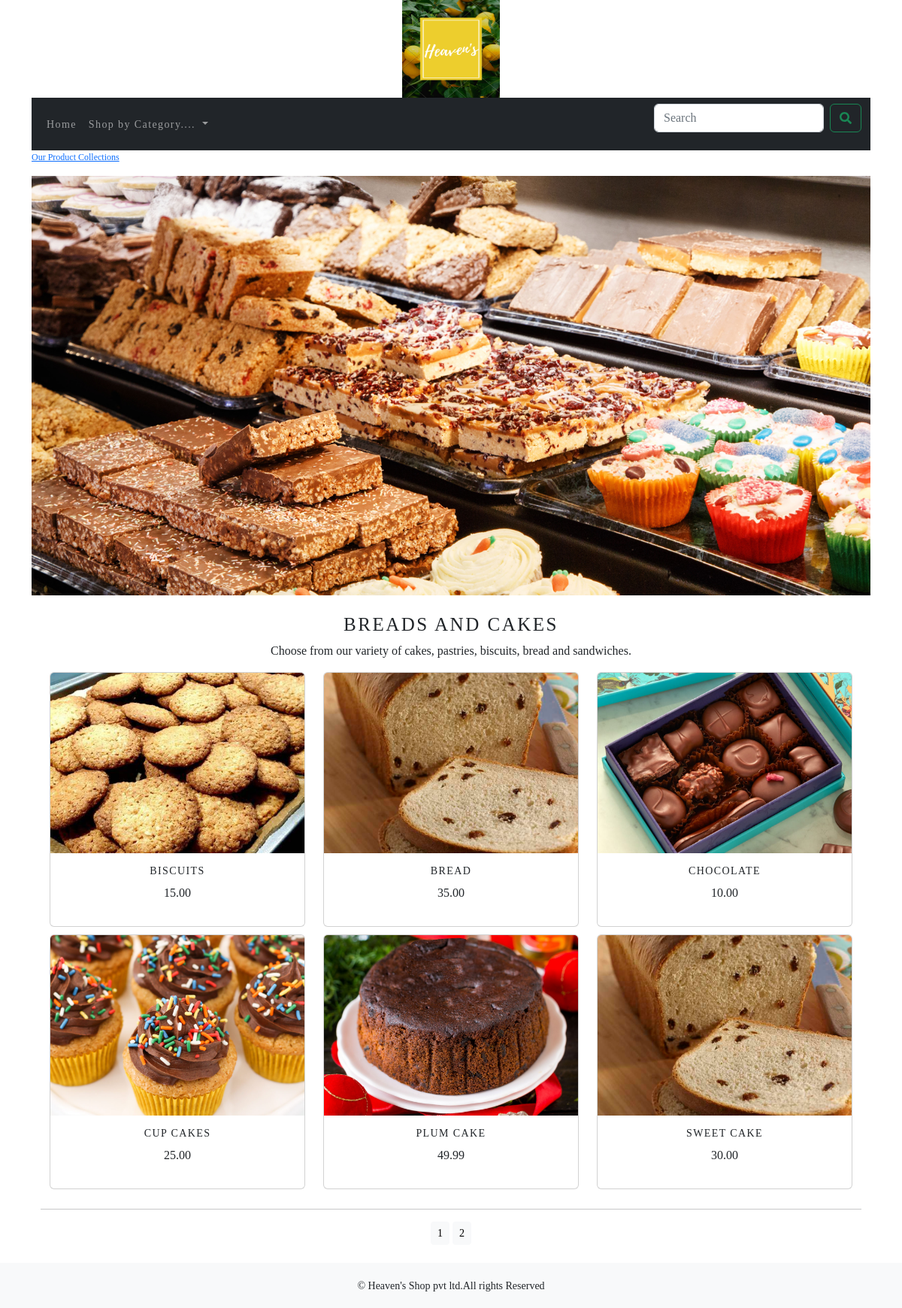
/shop/breads-and-cakes/, run on the app's committed database.
### shopping_cart/models.py (models this page shows, shortened)
class Category(models.Model):
    name=models.CharField(max_length=250, unique=True)
    slug=models.SlugField(max_length=250, unique=True)
    description=models.TextField(blank=True)
    image=models.ImageField(upload_to='category', blank=True)
    class Meta:
        ordering=('name',)
        verbose_name= 'category'
        verbose_name_plural='categories'
    def get_url(self):
        return reverse('shopping_cart:product_by_category', args=[self.slug])

class Product(models.Model):
    name=models.CharField(max_length=250, unique=True)
    slug = models.SlugField(max_length=250, unique=True)
    description = models.TextField(blank=True)
    image = models.ImageField(upload_to='product', blank=True)
    price=models.DecimalField(max_digits=10, decimal_places=2)
    category=models.ForeignKey(Category, on_delete=models.CASCADE)
    stock=models.IntegerField()
    available=models.BooleanField(default=True)
    created=models.DateTimeField(auto_now_add=True)
    updated=models.DateTimeField(auto_now=True)
    class Meta:
        ordering=('name',)
        verbose_name= 'product'
        verbose_name_plural='products'
    def get_url(self):
        return reverse('shopping_cart:prodCatdetail', args=[self.category.slug, self.slug])

### shopping_cart/views.py (the view)
# urls.py: path('',views.allProdCart, name='allProdCart'),
def allProdCart(request,c_slug=None):
    c_page=None
    products_list=None
    if c_slug!=None:
        c_page=get_object_or_404(Category,slug=c_slug)
        products_list=Product.objects.all().filter(category=c_page,available=True)
    else:
        products_list=Product.objects.all().filter(available=True)
    paginator=Paginator(products_list, 6)
    try:
        page=int(request.GET.get('page',1))
    except:
        page=1
    try:
        products=paginator.page(page)
    except (EmptyPage,InvalidPage):
        products=paginator.page(paginator.num_pages)
    return render(request,"category.html",{'category':c_page,'products':products})

### cart/context_processors.py (called while the page is built)
def counter(request):
    item_count=0
    if 'admin' in request.path:
        return {}
    else:
        try:
            cart=Cart.objects.filter(cart_id=_cart_id(request))
            cart_items=Cartitem.objects.all().filter(cart=cart[:1])
            for cart_item in cart_items:
                item_count += cart_item.quantity
        except Cart.DoesNotExist:
            item_count =0
    return dict(item_count=item_count)

### cart/views.py (called while the page is built)
def _cart_id(request):
    cart=request.session.session_key
    if not cart:
        cart=request.session.create()
    return cart

### shopping_cart/context_processors.py (called while the page is built)
def menu_links(request):
    links=Category.objects.all()
    return dict(links=links)

### templates/category.html (shortened to what this page needs)
{% extends 'base.html' %}
{% load static %}
{% block content %}
{% if category %}
    <div>
        <div class="row my_row_class">
            <div class="mx-auto">
                <p><a href="{% url 'shopping_cart:allProdCart' %}">Our Product Collections</a></p>
                   </div>
        </div>
    </div>
{% endif %}
<div class="mx-auto">
    {% if category %}
        <img class="my_image" src="{{category.image.url}}" alt="{{category.name}}" width="400px" height="250px">
</div>
<br>
<div>
        <h1 class="text-center my_title">{{category.name}}</h1>
        <p class="text-center">{{category.description}}</p>
</div>
    {% endif %}
<div class="container">
    <div class="row mx-auto">
        {% for product in products.object_list %}
        <div class="my_bottom_margin col-9 col-sm-12 col-md-4 col-lg-4">
            <div class="card text-center" style="min-width:18rem;">
                <a href="{{product.get_url}}"><img class="card-img-top my_image" src="{{product.image.url}}" alt="{{product.name}}" width="250px" height="300px"></a>
                <div class="card-body">
                    <h4>{{product.name}}</h4>
                    <p>{{product.price}}</p>
                </div>
            </div>
        </div>
        {% endfor %}
    </div>
    <div class="mx-auto">
        {% if products.paginator.num_pages > 1 %}
        <hr>
        <div class="text-center">
            {% for pg in products.paginator.page_range %}
                <a href="?page={{pg}}" class="btn btn-light btn-sm {% if products.number == pg %} activate {% endif %}">{{pg}}</a>
            {% endfor %}
        </div>
        {% endif %}
    </div>
    <br>
</div>
{% endblock %}

### static/css/custom.css (style rules this page uses)
.body { font-family: 'Roboto Serif', serif; }
.my_row_class .mx-auto { color:#0000; font-size:12px; }
.my_image { width:100%; height:auto; }
.my_title { font-size:25px; text-transform:uppercase; letter-spacing:.1em; }
.my_bottom_margin { margin-bottom:10px; }
.card-body h4 { font-size:14px; text-transform:uppercase; letter-spacing:.1em; }
.card-img-top { width: 100%; height: 20vw; object-fit: cover; }

### data on the page
Category: image (picture), name "BREADS AND CAKES", description "Choose from our variety of cakes, pastries, biscuits, bread and sandwiches."
Product: image (picture), name "BISCUITS", price "15.00"
Product: image (picture), name "BREAD", price "35.00"
Product: image (picture), name "CHOCOLATE", price "10.00"
Product: image (picture), name "CUP CAKES", price "25.00"
Product: image (picture), name "PLUM CAKE", price "49.99"
Product: image (picture), name "SWEET CAKE", price "30.00"

### other printed values
{{ pg }} "1" "2"
